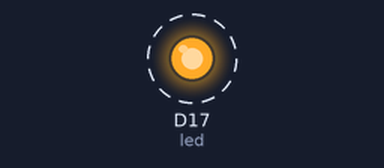
A program run on a simulated CircuitPython board. Shown: output pins drawn as LEDs (lit = HIGH). Dashed ring = blinking. What the program prints to the serial console is not drawn.

Above: at 0.2 s.
Timing chart, 0 to 3.0 s (numbered marks = the images above):
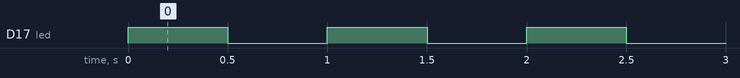

The program:

blink.py
```python
import time
import board
import digitalio

print("hello blinky!")

led = digitalio.DigitalInOut(board.D17)
led.direction = digitalio.Direction.OUTPUT

while True:
    led.value = True
    time.sleep(0.5)
    led.value = False
    time.sleep(0.5)
```

Measured:
- by itself, D17 (led): alternates HIGH for 0.50 s and LOW for 0.50 s
